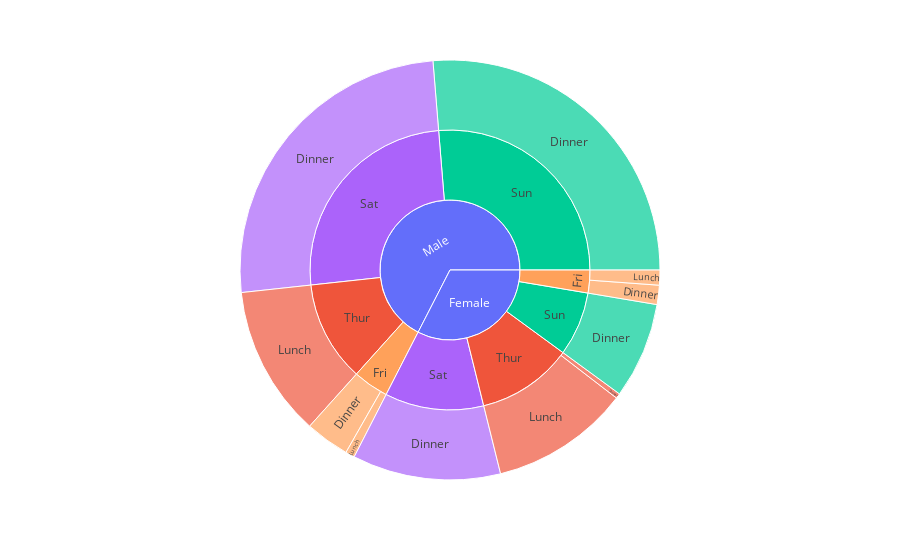

Notebook code cell kept with this figure:
### Code cell
import plotly.express as px
df = px.data.tips()
fig = px.sunburst(df, 
                  path=['sex', 'day', 'time'], 
                  values='total_bill',
                  color='day')
fig.show()

### Figure 1 — Plotly figure (JSON) as saved in the notebook; plotly's stock layout.template omitted (floating-point values rounded to 4 significant figures)
{"data": [{"branchvalues": "total", "customdata": [["(?)"], ["(?)"], ["Thur"], ["Thur"], ["Sun"], ["Sun"], ["Sat"], ["Sat"], ["Fri"], ["Fri"], ["Fri"], ["Fri"], ["Fri"], ["Thur"], ["Sun"], ["Sun"], ["Sat"], ["Sat"], ["Fri"], ["Thur"], ["Thur"]], "domain": {"x": [0, 1], "y": [0, 1]}, "hovertemplate": "labels=%{label}<br>total_bill=%{value}<br>parent=%{parent}<br>id=%{id}<br>day=%{customdata[0]}<extra></extra>", "ids": ["Male", "Female", "Male/Thur", "Female/Thur", "Male/Sun", "Female/Sun", "Male/Sat", "Female/Sat", "Male/Fri", "Female/Fri", "Female/Fri/Dinner", "Male/Fri/Lunch", "Female/Fri/Lunch", "Female/Thur/Dinner", "Male/Sun/Dinner", "Female/Sun/Dinner", "Male/Sat/Dinner", "Female/Sat/Dinner", "Male/Fri/Dinner", "Female/Thur/Lunch", "Male/Thur/Lunch"], "labels": ["Male", "Female", "Thur", "Thur", "Sun", "Sun", "Sat", "Sat", "Fri", "Fri", "Dinner", "Lunch", "Lunch", "Dinner", "Dinner", "Dinner", "Dinner", "Dinner", "Dinner", "Lunch", "Lunch"], "marker": {"colors": ["#636efa", "#636efa", "#EF553B", "#EF553B", "#00cc96", "#00cc96", "#ab63fa", "#ab63fa", "#FFA15A", "#FFA15A", "#FFA15A", "#FFA15A", "#FFA15A", "#EF553B", "#00cc96", "#00cc96", "#ab63fa", "#ab63fa", "#FFA15A", "#EF553B", "#EF553B"]}, "name": "", "parents": ["", "", "Male", "Female", "Male", "Female", "Male", "Female", "Male", "Female", "Female/Fri", "Male/Fri", "Female/Fri", "Female/Thur", "Male/Sun", "Female/Sun", "Male/Sat", "Female/Sat", "Male/Fri", "Female/Thur", "Male/Thur"], "type": "sunburst", "values": [3257.0, 1571.0, 561.4, 534.9, 1269.0, 357.7, 1227.0, 551.0, 198.6, 127.3, 71.55, 34.16, 55.76, 18.78, 1269.0, 357.7, 1227.0, 551.0, 164.4, 516.1, 561.4]}], "layout": {"legend": {"tracegroupgap": 0}, "margin": {"t": 60}}}
